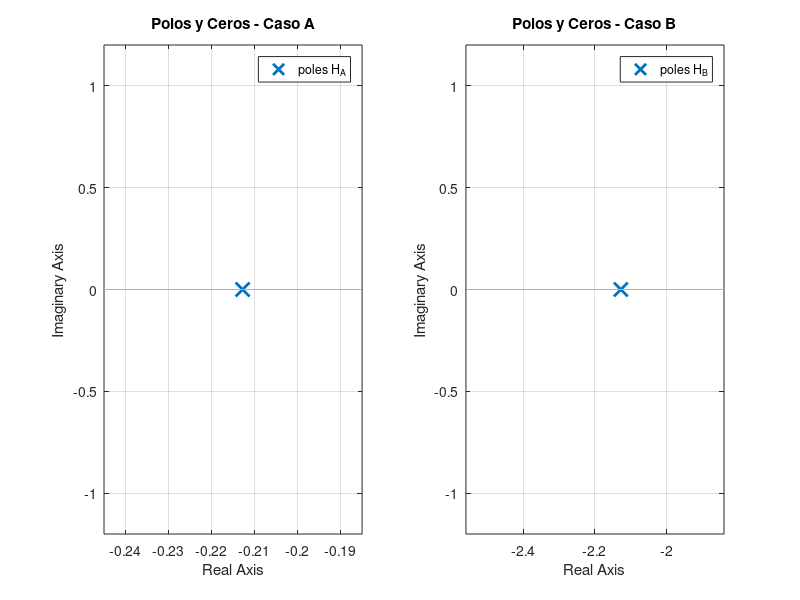
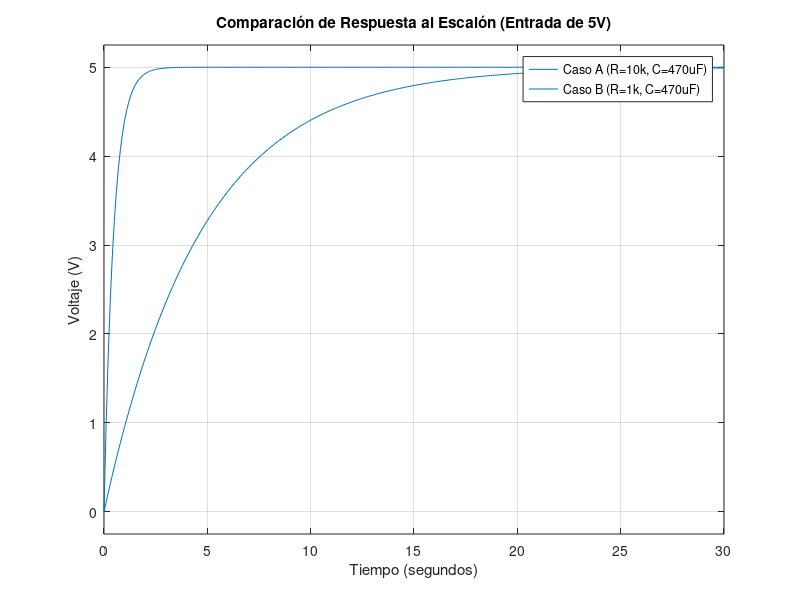

These charts were generated, in order, by the following MATLAB code:
% Análisis de Circuitos RC - Casos de Estudio A y B
clear; clc; close all;

% --- CASO A: Aumento de Capacitancia ---
R_A = 10000;      % Resistencia: 10 kOhms
C_A = 0.000470;   % Capacitor: 470 uF
num_A = [1];
den_A = [R_A*C_A 1];
H_A = tf(num_A, den_A); % Función de Transferencia Caso A

% --- CASO B: Reducción de Resistencia ---
R_B = 1000;       % Resistencia: 1 kOhms
C_B = 0.000470;   % Capacitor: 470 uF
num_B = [1];
den_B = [R_B*C_B 1];
H_B = tf(num_B, den_B); % Función de Transferencia Caso B

% --- Resultados Matemáticos ---
disp('--- CASO A ---');
disp(['Constante de tiempo (Tau): ', num2str(R_A*C_A), ' segundos']);
disp(['Tiempo de establecimiento (5*Tau): ', num2str(5*R_A*C_A), ' segundos']);
disp('Polo del Caso A:'); pole(H_A)

disp('--- CASO B ---');
disp(['Constante de tiempo (Tau): ', num2str(R_B*C_B), ' segundos']);
disp(['Tiempo de establecimiento (5*Tau): ', num2str(5*R_B*C_B), ' segundos']);
disp('Polo del Caso B:'); pole(H_B)

% --- Gráficas Comparativas ---
t_sim = 0:0.1:30; % Vector de tiempo para simulación (30 segundos)

% 1. Mapas de Polos y Ceros
figure(1);
subplot(1,2,1);
pzmap(H_A);
title('Polos y Ceros - Caso A');
grid on;

subplot(1,2,2);
pzmap(H_B);
title('Polos y Ceros - Caso B');
grid on;

% 2. Respuesta al Escalón (Comparación en una sola gráfica)
figure(2);
step(5*H_A, t_sim);
hold on;
step(5*H_B, t_sim);
grid on;
title('Comparación de Respuesta al Escalón (Entrada de 5V)');
legend('Caso A (R=10k, C=470uF)', 'Caso B (R=1k, C=470uF)', 'Location', 'best');
xlabel('Tiempo (segundos)');
ylabel('Voltaje (V)');
hold off;
